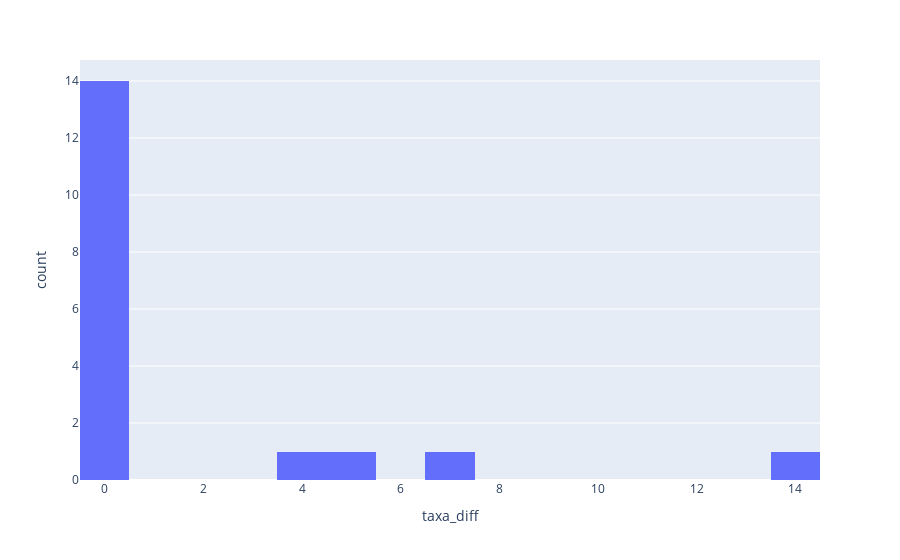

Notebook cell for this chart:
### Code cell
fig = px.histogram(duplicates, x="taxa_diff", nbins=20)
fig.show()

### Figure 1 — Plotly figure (JSON) as saved in the notebook; plotly's stock layout.template omitted (floating-point values rounded to 4 significant figures)
{"data": [{"alignmentgroup": "True", "bingroup": "x", "hovertemplate": "taxa_diff=%{x}<br>count=%{y}<extra></extra>", "legendgroup": "", "marker": {"color": "#636efa", "pattern": {"shape": ""}}, "name": "", "nbinsx": 20, "offsetgroup": "", "orientation": "v", "showlegend": false, "type": "histogram", "x": [14, 5, 0, 0, 0, 0, 0, 7, 0, 0, 0, 0, 0, 0, 4, 0, 0, 0], "xaxis": "x", "yaxis": "y"}], "layout": {"barmode": "relative", "legend": {"tracegroupgap": 0}, "margin": {"t": 60}, "xaxis": {"anchor": "y", "domain": [0, 1], "title": {"text": "taxa_diff"}}, "yaxis": {"anchor": "x", "domain": [0, 1], "title": {"text": "count"}}}}
